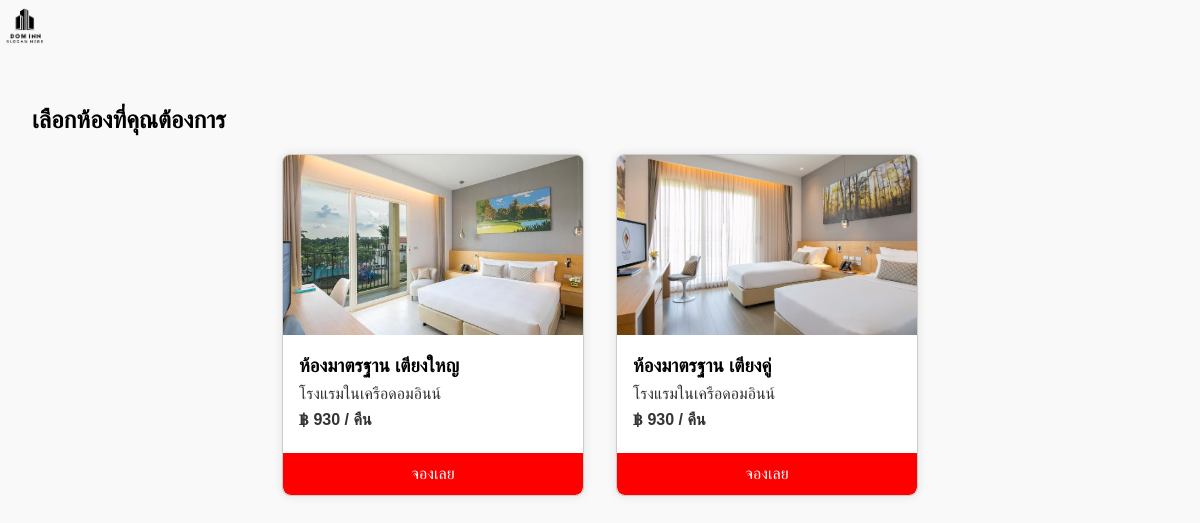
Screenshot of /PHP/type.php with the database file from the repository.
### tables this page shows
CREATE TABLE `room_type` (
  `Room_type_Id` varchar(2) NOT NULL,
  `Room_type_name` varchar(20) DEFAULT NULL
);

### PHP/type.php (the view, shortened to what this page needs)
<?php
include 'db.php';
$conn->set_charset("utf8");
$sql = "SELECT room_type_id, Room_type_name FROM room_type ORDER BY room_type_id ASC";
$result = $conn->query($sql);
?>
<!DOCTYPE html>
<html lang="th">
<head>
  <link rel="stylesheet" href="../CSS/css/type.css" />
  <link rel="stylesheet" href="https://cdnjs.cloudflare.com/ajax/libs/font-awesome/6.0.0-beta3/css/all.min.css">
</head>
<body>
  <header>
    <section class="logo">
      <img src="../src/images/4.png" width="50" height="50" />
    </section>
  </header>
  <section class="room-listing">
    <h2>เลือกห้องที่คุณต้องการ</h2>
    <div class="room-grid">
      <?php
      if ($result && $result->num_rows > 0) {
          while($row = $result->fetch_assoc()) {
              $location = 'โรงแรมในเครือดอมอินน์';
              $price = 930;
              $image_path = '../src/images/' . $row['room_type_id'] . '.jpg';
              $link_url = 'hotel_rooms.php?id=' . $row['room_type_id'];
              echo '<div class="room-card">';
              echo '<img src="' . htmlspecialchars($image_path) . '" alt="' . htmlspecialchars($row['Room_type_name']) . '">';
              echo '<div class="info">';
              echo '<h3>' . htmlspecialchars($row['Room_type_name']) . '</h3>';
              echo '<p>' . htmlspecialchars($location) . '</p>';
              echo '<p class="price">฿ ' . number_format($price) . ' / คืน</p>';
              echo '</div>';
              echo '<a href="' . htmlspecialchars($link_url) . '" class="btn-book">จองเลย</a>';
              echo '</div>';
          }
      } else {
          echo "<p>ไม่พบข้อมูลประเภทห้องพัก</p>";
      }
      ?>
    </div>
  </section>
</body>
</html>

### CSS/css/type.css (style rules this page uses)
body { font-family: sans-serif; margin: 0; padding: 0; }
.room-listing { padding: 2rem; max-width: 1200px; margin: auto; }
.room-grid { display: flex; flex-wrap: wrap; gap: 2rem; justify-content: center; }
.room-card { border: 1px solid #ccc; border-radius: 8px; width: 300px; overflow: hidden; box-shadow: 0 0 10px rgba(0, 0, 0, 0.1); background: white; }
.room-card img { width: 100%; height: 180px; object-fit: cover; }
.room-card .info { padding: 1rem; }
.room-card h3 { margin: 0 0 0.5rem; }
.room-card p { margin: 0.5rem 0; color: #333; }
.price { color: black; font-weight: bold; }
.btn-book { display: block; text-align: center; background-color: red; color: white; padding: 0.75rem; text-decoration: none; border-radius: 0 0 8px 8px; transition: background 0.3s; }
body { margin: 0; font-family: sans-serif; background-color: #f9f9f9; }

### rows the page displays
room_type: shows a picture, Room_type_name "ห้องมาตรฐาน เตียงใหญ", location "โรงแรมในเครือดอมอินน์", price "930"
room_type: shows a picture, Room_type_name "ห้องมาตรฐาน เตียงคู่", location "โรงแรมในเครือดอมอินน์", price "930"
